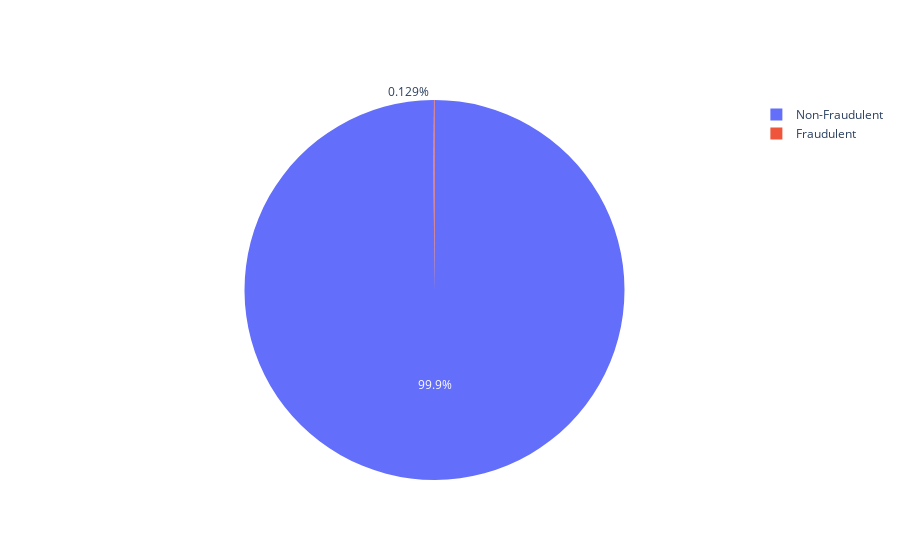

Notebook source saved alongside this figure:
### Code cell
# Import necessary library
import plotly.graph_objects as go

# Count occurrences of fraud and non-fraud cases
fraud_counts = df["isFraud"].value_counts()

# Create a pie chart to visualize the class distribution
fig = go.Figure(data=[go.Pie(labels=["Non-Fraudulent", "Fraudulent"], values=fraud_counts)])

# Display the chart
fig.show()

### Figure 1 — Plotly figure (JSON) as saved in the notebook; plotly's stock layout.template omitted (floating-point values rounded to 4 significant figures)
{"data": [{"labels": ["Non-Fraudulent", "Fraudulent"], "type": "pie", "values": [6354407, 8213]}], "layout": {}}
